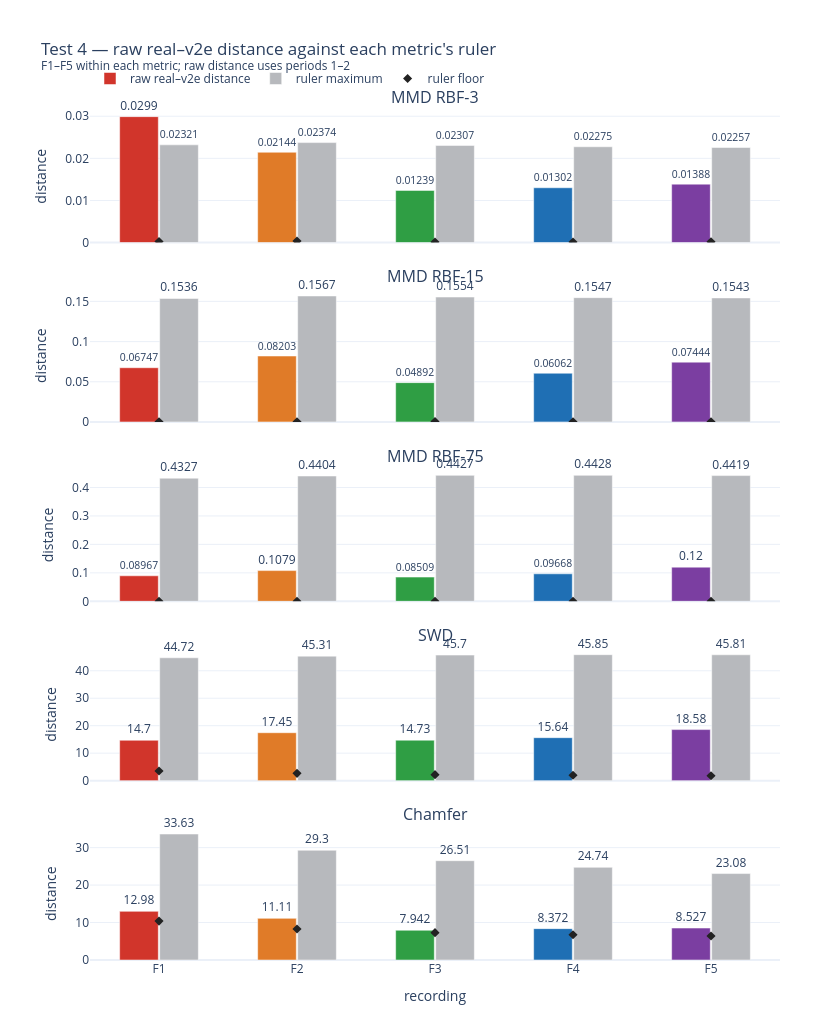
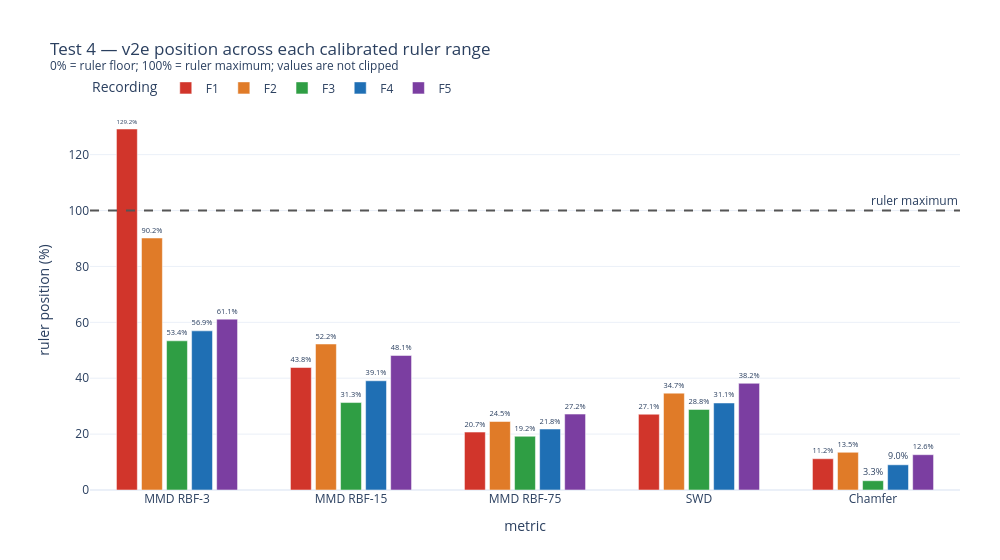

Notebook code cell kept with these figures, in order:
### Code cell
ruler_frames = []
for frequency in FREQUENCIES:
    placement = pd.read_csv(TEST4_RUNS[frequency] / "placement.csv")
    placement = placement[placement.polarity_channel == "all"].copy()
    raw = (
        test4_average[(test4_average.frequency == frequency)
                      & (test4_average.source == "v2e")]
        [["metric", "mean"]]
        .rename(columns={"mean": "raw_v2e_distance"})
    )
    table = raw.merge(
        placement[["metric", "floor", "ceiling"]], on="metric", how="left"
    )
    table["frequency"] = frequency
    ruler_frames.append(table)
ruler_summary = pd.concat(ruler_frames, ignore_index=True).rename(columns={
    "floor": "ruler_floor", "ceiling": "ruler_maximum",
})
ruler_summary["ruler_percentage"] = (
    100.0
    * (ruler_summary.raw_v2e_distance - ruler_summary.ruler_floor)
    / (ruler_summary.ruler_maximum - ruler_summary.ruler_floor)
)
ruler_summary["metric_order"] = ruler_summary.metric.map(
    {metric: index for index, metric in enumerate(METRIC_ORDER)}
)
ruler_summary["frequency_order"] = ruler_summary.frequency.map(
    {frequency: index for index, frequency in enumerate(FREQUENCIES)}
)
ruler_summary = ruler_summary.sort_values(["metric_order", "frequency_order"])
display(ruler_summary[[
    "frequency", "metric", "raw_v2e_distance",
    "ruler_floor", "ruler_maximum", "ruler_percentage",
]].round({
    "raw_v2e_distance": 5, "ruler_floor": 5,
    "ruler_maximum": 5, "ruler_percentage": 1,
}))

# Figure 1: raw distances, one scale per metric.
raw_ruler_figure = make_subplots(
    rows=len(METRIC_ORDER), cols=1, shared_xaxes=True, vertical_spacing=0.055,
    subplot_titles=[METRIC_LABELS[metric] for metric in METRIC_ORDER],
)
frequency_colours = [FREQUENCY_COLOURS[frequency] for frequency in FREQUENCIES]
for row, metric in enumerate(METRIC_ORDER, start=1):
    block = (
        ruler_summary[ruler_summary.metric == metric]
        .set_index("frequency").reindex(FREQUENCIES)
    )
    raw_ruler_figure.add_trace(go.Bar(
        x=FREQUENCIES, y=block.raw_v2e_distance,
        name="raw real–v2e distance", legendgroup="raw", showlegend=(row == 1),
        width=0.28, marker_color=frequency_colours,
        text=[f"{value:.4g}" for value in block.raw_v2e_distance],
        textposition="outside", cliponaxis=False,
        hovertemplate="%{x}<br>raw distance %{y:.5g}<extra></extra>",
    ), row=row, col=1)
    raw_ruler_figure.add_trace(go.Bar(
        x=FREQUENCIES, y=block.ruler_maximum,
        name="ruler maximum", legendgroup="maximum", showlegend=(row == 1),
        width=0.28, marker_color="#b7b9bd",
        text=[f"{value:.4g}" for value in block.ruler_maximum],
        textposition="outside", cliponaxis=False,
        hovertemplate="%{x}<br>ruler maximum %{y:.5g}<extra></extra>",
    ), row=row, col=1)
    raw_ruler_figure.add_trace(go.Scatter(
        x=FREQUENCIES, y=block.ruler_floor,
        name="ruler floor", legendgroup="floor", showlegend=(row == 1),
        mode="markers", marker=dict(color="#222222", size=7, symbol="diamond"),
        hovertemplate="%{x}<br>ruler floor %{y:.5g}<extra></extra>",
    ), row=row, col=1)
    raw_ruler_figure.update_yaxes(title_text="distance", rangemode="tozero", row=row, col=1)
raw_ruler_figure.update_xaxes(title_text="recording", row=len(METRIC_ORDER), col=1)
raw_ruler_figure.update_layout(
    title=("Test 4 — raw real–v2e distance against each metric's ruler"
           "<br><sup>F1–F5 within each metric; raw distance uses periods 1–2</sup>"),
    barmode="group", bargap=0.42, bargroupgap=0.08,
    template="plotly_white", height=205 * len(METRIC_ORDER), width=820,
    margin=dict(l=90, r=40, t=110, b=65),
    legend=dict(orientation="h", yanchor="bottom", y=1.02, x=0),
)
raw_ruler_figure.show()

# Figure 2: floor-corrected percentages on a common scale.
percentage_figure = go.Figure()
metric_labels = [METRIC_LABELS[metric] for metric in METRIC_ORDER]
for frequency in FREQUENCIES:
    block = (
        ruler_summary[ruler_summary.frequency == frequency]
        .set_index("metric").reindex(METRIC_ORDER)
    )
    percentage_figure.add_trace(go.Bar(
        x=metric_labels, y=block.ruler_percentage, name=frequency,
        marker_color=FREQUENCY_COLOURS[frequency], width=0.12,
        text=[f"{value:.1f}%" for value in block.ruler_percentage],
        textposition="outside", textfont=dict(size=9), cliponaxis=False,
        hovertemplate=(frequency + " · %{x}<br>%{y:.1f}% of calibrated ruler range"
                       + "<extra></extra>"),
    ))
percentage_figure.add_hline(
    y=100, line_dash="dash", line_color="#555555",
    annotation_text="ruler maximum",
)
percentage_figure.update_layout(
    title=("Test 4 — v2e position across each calibrated ruler range"
           "<br><sup>0% = ruler floor; 100% = ruler maximum; values are not clipped</sup>"),
    xaxis_title="metric", yaxis_title="ruler position (%)",
    barmode="group", bargap=0.28, bargroupgap=0.05,
    template="plotly_white", height=560, width=1000,
    margin=dict(l=90, r=40, t=110, b=70),
    legend=dict(orientation="h", yanchor="bottom", y=1.02, x=0,
                title_text="Recording"),
)
percentage_figure.show()

### Figure 1 — Plotly figure (JSON) as saved in the notebook; plotly's stock layout.template omitted (floating-point values rounded to 4 significant figures)
{"data": [{"cliponaxis": false, "hovertemplate": "%{x}<br>raw distance %{y:.5g}<extra></extra>", "legendgroup": "raw", "marker": {"color": ["#d1352b", "#e07b28", "#2f9e44", "#1f6fb4", "#7b3ea1"]}, "name": "raw real–v2e distance", "showlegend": true, "text": ["0.0299", "0.02144", "0.01239", "0.01302", "0.01388"], "textposition": "outside", "type": "bar", "width": 0.28, "x": ["F1", "F2", "F3", "F4", "F5"], "xaxis": "x", "y": [0.0299, 0.02144, 0.01239, 0.01302, 0.01388], "yaxis": "y"}, {"cliponaxis": false, "hovertemplate": "%{x}<br>ruler maximum %{y:.5g}<extra></extra>", "legendgroup": "maximum", "marker": {"color": "#b7b9bd"}, "name": "ruler maximum", "showlegend": true, "text": ["0.02321", "0.02374", "0.02307", "0.02275", "0.02257"], "textposition": "outside", "type": "bar", "width": 0.28, "x": ["F1", "F2", "F3", "F4", "F5"], "xaxis": "x", "y": [0.02321, 0.02374, 0.02307, 0.02275, 0.02257], "yaxis": "y"}, {"hovertemplate": "%{x}<br>ruler floor %{y:.5g}<extra></extra>", "legendgroup": "floor", "marker": {"color": "#222222", "size": 7, "symbol": "diamond"}, "mode": "markers", "name": "ruler floor", "showlegend": true, "type": "scatter", "x": ["F1", "F2", "F3", "F4", "F5"], "xaxis": "x", "y": [0.0002594, 0.0003556, 0.0001559, 0.0001521, 0.0001986], "yaxis": "y"}, {"cliponaxis": false, "hovertemplate": "%{x}<br>raw distance %{y:.5g}<extra></extra>", "legendgroup": "raw", "marker": {"color": ["#d1352b", "#e07b28", "#2f9e44", "#1f6fb4", "#7b3ea1"]}, "name": "raw real–v2e distance", "showlegend": false, "text": ["0.06747", "0.08203", "0.04892", "0.06062", "0.07444"], "textposition": "outside", "type": "bar", "width": 0.28, "x": ["F1", "F2", "F3", "F4", "F5"], "xaxis": "x2", "y": [0.06747, 0.08203, 0.04892, 0.06062, 0.07444], "yaxis": "y2"}, {"cliponaxis": false, "hovertemplate": "%{x}<br>ruler maximum %{y:.5g}<extra></extra>", "legendgroup": "maximum", "marker": {"color": "#b7b9bd"}, "name": "ruler maximum", "showlegend": false, "text": ["0.1536", "0.1567", "0.1554", "0.1547", "0.1543"], "textposition": "outside", "type": "bar", "width": 0.28, "x": ["F1", "F2", "F3", "F4", "F5"], "xaxis": "x2", "y": [0.1536, 0.1567, 0.1554, 0.1547, 0.1543], "yaxis": "y2"}, {"hovertemplate": "%{x}<br>ruler floor %{y:.5g}<extra></extra>", "legendgroup": "floor", "marker": {"color": "#222222", "size": 7, "symbol": "diamond"}, "mode": "markers", "name": "ruler floor", "showlegend": false, "type": "scatter", "x": ["F1", "F2", "F3", "F4", "F5"], "xaxis": "x2", "y": [0.0002321, 0.0003292, 0.0004425, 0.0002933, 0.0002541], "yaxis": "y2"}, {"cliponaxis": false, "hovertemplate": "%{x}<br>raw distance %{y:.5g}<extra></extra>", "legendgroup": "raw", "marker": {"color": ["#d1352b", "#e07b28", "#2f9e44", "#1f6fb4", "#7b3ea1"]}, "name": "raw real–v2e distance", "showlegend": false, "text": ["0.08967", "0.1079", "0.08509", "0.09668", "0.12"], "textposition": "outside", "type": "bar", "width": 0.28, "x": ["F1", "F2", "F3", "F4", "F5"], "xaxis": "x3", "y": [0.08967, 0.1079, 0.08509, 0.09668, 0.12], "yaxis": "y3"}, {"cliponaxis": false, "hovertemplate": "%{x}<br>ruler maximum %{y:.5g}<extra></extra>", "legendgroup": "maximum", "marker": {"color": "#b7b9bd"}, "name": "ruler maximum", "showlegend": false, "text": ["0.4327", "0.4404", "0.4427", "0.4428", "0.4419"], "textposition": "outside", "type": "bar", "width": 0.28, "x": ["F1", "F2", "F3", "F4", "F5"], "xaxis": "x3", "y": [0.4327, 0.4404, 0.4427, 0.4428, 0.4419], "yaxis": "y3"}, {"hovertemplate": "%{x}<br>ruler floor %{y:.5g}<extra></extra>", "legendgroup": "floor", "marker": {"color": "#222222", "size": 7, "symbol": "diamond"}, "mode": "markers", "name": "ruler floor", "showlegend": false, "type": "scatter", "x": ["F1", "F2", "F3", "F4", "F5"], "xaxis": "x3", "y": [0.0, 0.0, 0.0, 0.000101, 0.0], "yaxis": "y3"}, {"cliponaxis": false, "hovertemplate": "%{x}<br>raw distance %{y:.5g}<extra></extra>", "legendgroup": "raw", "marker": {"color": ["#d1352b", "#e07b28", "#2f9e44", "#1f6fb4", "#7b3ea1"]}, "name": "raw real–v2e distance", "showlegend": false, "text": ["14.7", "17.45", "14.73", "15.64", "18.58"], "textposition": "outside", "type": "bar", "width": 0.28, "x": ["F1", "F2", "F3", "F4", "F5"], "xaxis": "x4", "y": [14.7, 17.45, 14.73, 15.64, 18.58], "yaxis": "y4"}, {"cliponaxis": false, "hovertemplate": "%{x}<br>ruler maximum %{y:.5g}<extra></extra>", "legendgroup": "maximum", "marker": {"color": "#b7b9bd"}, "name": "ruler maximum", "showlegend": false, "text": ["44.72", "45.31", "45.7", "45.85", "45.81"], "textposition": "outside", "type": "bar", "width": 0.28, "x": ["F1", "F2", "F3", "F4", "F5"], "xaxis": "x4", "y": [44.72, 45.31, 45.7, 45.85, 45.81], "yaxis": "y4"}, {"hovertemplate": "%{x}<br>ruler floor %{y:.5g}<extra></extra>", "legendgroup": "floor", "marker": {"color": "#222222", "size": 7, "symbol": "diamond"}, "mode": "markers", "name": "ruler floor", "showlegend": false, "type": "scatter", "x": ["F1", "F2", "F3", "F4", "F5"], "xaxis": "x4", "y": [3.531, 2.665, 2.189, 1.981, 1.772], "yaxis": "y4"}, {"cliponaxis": false, "hovertemplate": "%{x}<br>raw distance %{y:.5g}<extra></extra>", "legendgroup": "raw", "marker": {"color": ["#d1352b", "#e07b28", "#2f9e44", "#1f6fb4", "#7b3ea1"]}, "name": "raw real–v2e distance", "showlegend": false, "text": ["12.98", "11.11", "7.942", "8.372", "8.527"], "textposition": "outside", "type": "bar", "width": 0.28, "x": ["F1", "F2", "F3", "F4", "F5"], "xaxis": "x5", "y": [12.98, 11.11, 7.942, 8.372, 8.527], "yaxis": "y5"}, {"cliponaxis": false, "hovertemplate": "%{x}<br>ruler maximum %{y:.5g}<extra></extra>", "legendgroup": "maximum", "marker": {"color": "#b7b9bd"}, "name": "ruler maximum", "showlegend": false, "text": ["33.63", "29.3", "26.51", "24.74", "23.08"], "textposition": "outside", "type": "bar", "width": 0.28, "x": ["F1", "F2", "F3", "F4", "F5"], "xaxis": "x5", "y": [33.63, 29.3, 26.51, 24.74, 23.08], "yaxis": "y5"}, {"hovertemplate": "%{x}<br>ruler floor %{y:.5g}<extra></extra>", "legendgroup": "floor", "marker": {"color": "#222222", "size": 7, "symbol": "diamond"}, "mode": "markers", "name": "ruler floor", "showlegend": false, "type": "scatter", "x": ["F1", "F2", "F3", "F4", "F5"], "xaxis": "x5", "y": [10.38, 8.277, 7.305, 6.75, 6.423], "yaxis": "y5"}], "layout": {"annotations": [{"font": {"size": 16}, "showarrow": false, "text": "MMD RBF-3", "x": 0.5, "xanchor": "center", "xref": "paper", "y": 1, "yanchor": "bottom", "yref": "paper"}, {"font": {"size": 16}, "showarrow": false, "text": "MMD RBF-15", "x": 0.5, "xanchor": "center", "xref": "paper", "y": 0.789, "yanchor": "bottom", "yref": "paper"}, {"font": {"size": 16}, "showarrow": false, "text": "MMD RBF-75", "x": 0.5, "xanchor": "center", "xref": "paper", "y": 0.578, "yanchor": "bottom", "yref": "paper"}, {"font": {"size": 16}, "showarrow": false, "text": "SWD", "x": 0.5, "xanchor": "center", "xref": "paper", "y": 0.367, "yanchor": "bottom", "yref": "paper"}, {"font": {"size": 16}, "showarrow": false, "text": "Chamfer", "x": 0.5, "xanchor": "center", "xref": "paper", "y": 0.156, "yanchor": "bottom", "yref": "paper"}], "bargap": 0.42, "bargroupgap": 0.08, "barmode": "group", "height": 1025, "legend": {"orientation": "h", "x": 0, "y": 1.02, "yanchor": "bottom"}, "margin": {"b": 65, "l": 90, "r": 40, "t": 110}, "title": {"text": "Test 4 — raw real–v2e distance against each metric's ruler<br><sup>F1–F5 within each metric; raw distance uses periods 1–2</sup>"}, "width": 820, "xaxis": {"anchor": "y", "domain": [0, 1], "matches": "x5", "showticklabels": false}, "xaxis2": {"anchor": "y2", "domain": [0, 1], "matches": "x5", "showticklabels": false}, "xaxis3": {"anchor": "y3", "domain": [0, 1], "matches": "x5", "showticklabels": false}, "xaxis4": {"anchor": "y4", "domain": [0, 1], "matches": "x5", "showticklabels": false}, "xaxis5": {"anchor": "y5", "domain": [0, 1], "title": {"text": "recording"}}, "yaxis": {"anchor": "x", "domain": [0.844, 1], "rangemode": "tozero", "title": {"text": "distance"}}, "yaxis2": {"anchor": "x2", "domain": [0.633, 0.789], "rangemode": "tozero", "title": {"text": "distance"}}, "yaxis3": {"anchor": "x3", "domain": [0.422, 0.578], "rangemode": "tozero", "title": {"text": "distance"}}, "yaxis4": {"anchor": "x4", "domain": [0.211, 0.367], "rangemode": "tozero", "title": {"text": "distance"}}, "yaxis5": {"anchor": "x5", "domain": [0, 0.156], "rangemode": "tozero", "title": {"text": "distance"}}}}

### Figure 2 — Plotly figure (JSON) as saved in the notebook; plotly's stock layout.template omitted (floating-point values rounded to 4 significant figures)
{"data": [{"cliponaxis": false, "hovertemplate": "F1 · %{x}<br>%{y:.1f}% of calibrated ruler range<extra></extra>", "marker": {"color": "#d1352b"}, "name": "F1", "text": ["129.2%", "43.8%", "20.7%", "27.1%", "11.2%"], "textfont": {"size": 9}, "textposition": "outside", "type": "bar", "width": 0.12, "x": ["MMD RBF-3", "MMD RBF-15", "MMD RBF-75", "SWD", "Chamfer"], "y": [129.2, 43.83, 20.72, 27.11, 11.19]}, {"cliponaxis": false, "hovertemplate": "F2 · %{x}<br>%{y:.1f}% of calibrated ruler range<extra></extra>", "marker": {"color": "#e07b28"}, "name": "F2", "text": ["90.2%", "52.2%", "24.5%", "34.7%", "13.5%"], "textfont": {"size": 9}, "textposition": "outside", "type": "bar", "width": 0.12, "x": ["MMD RBF-3", "MMD RBF-15", "MMD RBF-75", "SWD", "Chamfer"], "y": [90.17, 52.24, 24.51, 34.66, 13.5]}, {"cliponaxis": false, "hovertemplate": "F3 · %{x}<br>%{y:.1f}% of calibrated ruler range<extra></extra>", "marker": {"color": "#2f9e44"}, "name": "F3", "text": ["53.4%", "31.3%", "19.2%", "28.8%", "3.3%"], "textfont": {"size": 9}, "textposition": "outside", "type": "bar", "width": 0.12, "x": ["MMD RBF-3", "MMD RBF-15", "MMD RBF-75", "SWD", "Chamfer"], "y": [53.38, 31.29, 19.22, 28.82, 3.317]}, {"cliponaxis": false, "hovertemplate": "F4 · %{x}<br>%{y:.1f}% of calibrated ruler range<extra></extra>", "marker": {"color": "#1f6fb4"}, "name": "F4", "text": ["56.9%", "39.1%", "21.8%", "31.1%", "9.0%"], "textfont": {"size": 9}, "textposition": "outside", "type": "bar", "width": 0.12, "x": ["MMD RBF-3", "MMD RBF-15", "MMD RBF-75", "SWD", "Chamfer"], "y": [56.95, 39.08, 21.82, 31.14, 9.017]}, {"cliponaxis": false, "hovertemplate": "F5 · %{x}<br>%{y:.1f}% of calibrated ruler range<extra></extra>", "marker": {"color": "#7b3ea1"}, "name": "F5", "text": ["61.1%", "48.1%", "27.2%", "38.2%", "12.6%"], "textfont": {"size": 9}, "textposition": "outside", "type": "bar", "width": 0.12, "x": ["MMD RBF-3", "MMD RBF-15", "MMD RBF-75", "SWD", "Chamfer"], "y": [61.14, 48.15, 27.17, 38.18, 12.63]}], "layout": {"annotations": [{"showarrow": false, "text": "ruler maximum", "x": 1, "xanchor": "right", "xref": "x domain", "y": 100, "yanchor": "bottom", "yref": "y"}], "bargap": 0.28, "bargroupgap": 0.05, "barmode": "group", "height": 560, "legend": {"orientation": "h", "title": {"text": "Recording"}, "x": 0, "y": 1.02, "yanchor": "bottom"}, "margin": {"b": 70, "l": 90, "r": 40, "t": 110}, "shapes": [{"line": {"color": "#555555", "dash": "dash"}, "type": "line", "x0": 0, "x1": 1, "xref": "x domain", "y0": 100, "y1": 100, "yref": "y"}], "title": {"text": "Test 4 — v2e position across each calibrated ruler range<br><sup>0% = ruler floor; 100% = ruler maximum; values are not clipped</sup>"}, "width": 1000, "xaxis": {"title": {"text": "metric"}}, "yaxis": {"title": {"text": "ruler position (%)"}}}}
